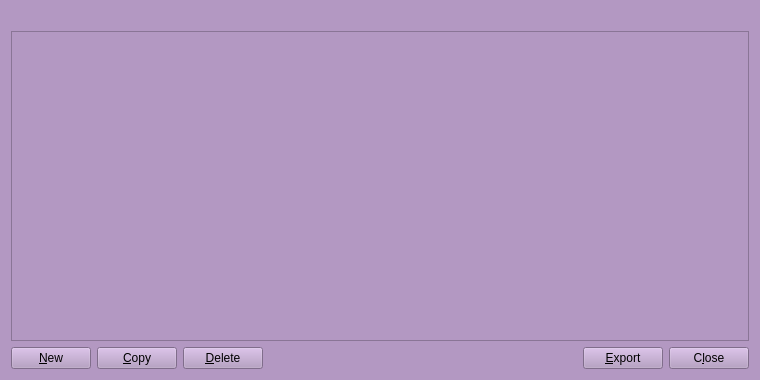
<?xml version="1.0" encoding="UTF-8"?>
<ui version="4.0">
 <class>AddressBookPage</class>
 <widget class="QWidget" name="AddressBookPage">
  <property name="geometry">
   <rect>
    <x>0</x>
    <y>0</y>
    <width>760</width>
    <height>380</height>
   </rect>
  </property>
  <property name="styleSheet">
   <string notr="true">background-color: rgb(179, 152, 194);</string>
  </property>
  <layout class="QVBoxLayout" name="verticalLayout">
   <item>
    <widget class="QLabel" name="labelExplanation">
     <property name="textFormat">
      <enum>Qt::PlainText</enum>
     </property>
     <property name="wordWrap">
      <bool>true</bool>
     </property>
    </widget>
   </item>
   <item>
    <widget class="QTableView" name="tableView">
     <property name="palette">
      <palette>
       <active>
        <colorrole role="Button">
         <brush brushstyle="SolidPattern">
          <color alpha="255">
           <red>179</red>
           <green>152</green>
           <blue>194</blue>
          </color>
         </brush>
        </colorrole>
        <colorrole role="Text">
         <brush brushstyle="SolidPattern">
          <color alpha="255">
           <red>51</red>
           <green>51</green>
           <blue>51</blue>
          </color>
         </brush>
        </colorrole>
        <colorrole role="Base">
         <brush brushstyle="SolidPattern">
          <color alpha="255">
           <red>179</red>
           <green>152</green>
           <blue>194</blue>
          </color>
         </brush>
        </colorrole>
        <colorrole role="Window">
         <brush brushstyle="SolidPattern">
          <color alpha="255">
           <red>179</red>
           <green>152</green>
           <blue>194</blue>
          </color>
         </brush>
        </colorrole>
       </active>
       <inactive>
        <colorrole role="Button">
         <brush brushstyle="SolidPattern">
          <color alpha="255">
           <red>179</red>
           <green>152</green>
           <blue>194</blue>
          </color>
         </brush>
        </colorrole>
        <colorrole role="Text">
         <brush brushstyle="SolidPattern">
          <color alpha="255">
           <red>51</red>
           <green>51</green>
           <blue>51</blue>
          </color>
         </brush>
        </colorrole>
        <colorrole role="Base">
         <brush brushstyle="SolidPattern">
          <color alpha="255">
           <red>179</red>
           <green>152</green>
           <blue>194</blue>
          </color>
         </brush>
        </colorrole>
        <colorrole role="Window">
         <brush brushstyle="SolidPattern">
          <color alpha="255">
           <red>179</red>
           <green>152</green>
           <blue>194</blue>
          </color>
         </brush>
        </colorrole>
       </inactive>
       <disabled>
        <colorrole role="Button">
         <brush brushstyle="SolidPattern">
          <color alpha="255">
           <red>179</red>
           <green>152</green>
           <blue>194</blue>
          </color>
         </brush>
        </colorrole>
        <colorrole role="Text">
         <brush brushstyle="SolidPattern">
          <color alpha="255">
           <red>85</red>
           <green>85</green>
           <blue>85</blue>
          </color>
         </brush>
        </colorrole>
        <colorrole role="Base">
         <brush brushstyle="SolidPattern">
          <color alpha="255">
           <red>179</red>
           <green>152</green>
           <blue>194</blue>
          </color>
         </brush>
        </colorrole>
        <colorrole role="Window">
         <brush brushstyle="SolidPattern">
          <color alpha="255">
           <red>179</red>
           <green>152</green>
           <blue>194</blue>
          </color>
         </brush>
        </colorrole>
       </disabled>
      </palette>
     </property>
     <property name="contextMenuPolicy">
      <enum>Qt::CustomContextMenu</enum>
     </property>
     <property name="toolTip">
      <string>Right-click to edit address or label</string>
     </property>
     <property name="tabKeyNavigation">
      <bool>false</bool>
     </property>
     <property name="alternatingRowColors">
      <bool>true</bool>
     </property>
     <property name="selectionMode">
      <enum>QAbstractItemView::SingleSelection</enum>
     </property>
     <property name="selectionBehavior">
      <enum>QAbstractItemView::SelectRows</enum>
     </property>
     <property name="sortingEnabled">
      <bool>true</bool>
     </property>
     <attribute name="verticalHeaderVisible">
      <bool>false</bool>
     </attribute>
    </widget>
   </item>
   <item>
    <layout class="QHBoxLayout" name="horizontalLayout">
     <item>
      <widget class="QPushButton" name="newAddress">
       <property name="toolTip">
        <string>Create a new address</string>
       </property>
       <property name="text">
        <string>&amp;New</string>
       </property>
       <property name="icon">
        <iconset resource="../digitalshadow.qrc">
         <normaloff>:/icons/add</normaloff>:/icons/add</iconset>
       </property>
       <property name="autoDefault">
        <bool>false</bool>
       </property>
      </widget>
     </item>
     <item>
      <widget class="QPushButton" name="copyAddress">
       <property name="toolTip">
        <string>Copy the currently selected address to the system clipboard</string>
       </property>
       <property name="text">
        <string>&amp;Copy</string>
       </property>
       <property name="icon">
        <iconset resource="../digitalshadow.qrc">
         <normaloff>:/icons/editcopy</normaloff>:/icons/editcopy</iconset>
       </property>
       <property name="autoDefault">
        <bool>false</bool>
       </property>
      </widget>
     </item>
     <item>
      <widget class="QPushButton" name="deleteAddress">
       <property name="toolTip">
        <string>Delete the currently selected address from the list</string>
       </property>
       <property name="text">
        <string>&amp;Delete</string>
       </property>
       <property name="icon">
        <iconset resource="../digitalshadow.qrc">
         <normaloff>:/icons/remove</normaloff>:/icons/remove</iconset>
       </property>
       <property name="autoDefault">
        <bool>false</bool>
       </property>
      </widget>
     </item>
     <item>
      <spacer name="horizontalSpacer">
       <property name="orientation">
        <enum>Qt::Horizontal</enum>
       </property>
       <property name="sizeHint" stdset="0">
        <size>
         <width>40</width>
         <height>20</height>
        </size>
       </property>
      </spacer>
     </item>
     <item>
      <widget class="QPushButton" name="exportButton">
       <property name="toolTip">
        <string>Export the data in the current tab to a file</string>
       </property>
       <property name="text">
        <string>&amp;Export</string>
       </property>
       <property name="icon">
        <iconset resource="../digitalshadow.qrc">
         <normaloff>:/icons/export</normaloff>:/icons/export</iconset>
       </property>
       <property name="autoDefault">
        <bool>false</bool>
       </property>
      </widget>
     </item>
     <item>
      <widget class="QPushButton" name="closeButton">
       <property name="sizePolicy">
        <sizepolicy hsizetype="Minimum" vsizetype="Minimum">
         <horstretch>0</horstretch>
         <verstretch>0</verstretch>
        </sizepolicy>
       </property>
       <property name="text">
        <string>C&amp;lose</string>
       </property>
       <property name="autoDefault">
        <bool>false</bool>
       </property>
      </widget>
     </item>
    </layout>
   </item>
  </layout>
 </widget>
 <resources>
  <include location="../digitalshadow.qrc"/>
 </resources>
 <connections/>
</ui>
